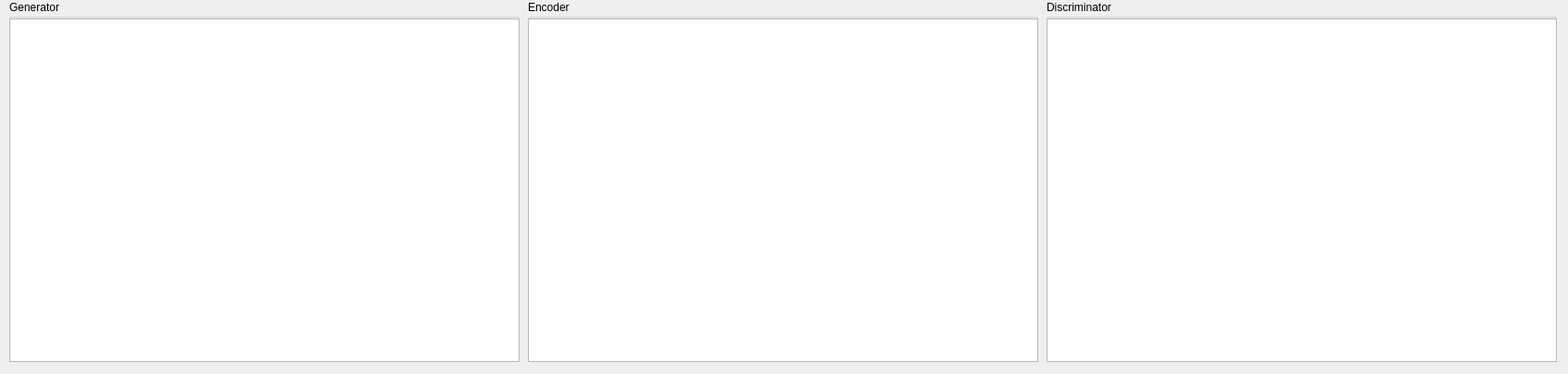
<?xml version="1.0" encoding="UTF-8"?>
<ui version="4.0">
 <class>Form</class>
 <widget class="QWidget" name="Form">
  <property name="geometry">
   <rect>
    <x>0</x>
    <y>0</y>
    <width>1693</width>
    <height>404</height>
   </rect>
  </property>
  <property name="windowTitle">
   <string>Network architecture</string>
  </property>
  <widget class="QGroupBox" name="groupBox">
   <property name="geometry">
    <rect>
     <x>570</x>
     <y>0</y>
     <width>551</width>
     <height>391</height>
    </rect>
   </property>
   <property name="title">
    <string>Encoder</string>
   </property>
   <widget class="QTableView" name="tvEStruct">
    <property name="geometry">
     <rect>
      <x>0</x>
      <y>20</y>
      <width>551</width>
      <height>371</height>
     </rect>
    </property>
   </widget>
  </widget>
  <widget class="QGroupBox" name="groupBox_2">
   <property name="geometry">
    <rect>
     <x>1130</x>
     <y>0</y>
     <width>551</width>
     <height>391</height>
    </rect>
   </property>
   <property name="title">
    <string>Discriminator</string>
   </property>
   <widget class="QTableView" name="tvDStruct">
    <property name="geometry">
     <rect>
      <x>0</x>
      <y>20</y>
      <width>551</width>
      <height>371</height>
     </rect>
    </property>
   </widget>
  </widget>
  <widget class="QGroupBox" name="groupBox_3">
   <property name="geometry">
    <rect>
     <x>10</x>
     <y>0</y>
     <width>551</width>
     <height>391</height>
    </rect>
   </property>
   <property name="title">
    <string>Generator</string>
   </property>
   <widget class="QTableView" name="tvGStruct">
    <property name="geometry">
     <rect>
      <x>0</x>
      <y>20</y>
      <width>551</width>
      <height>371</height>
     </rect>
    </property>
   </widget>
  </widget>
 </widget>
 <resources/>
 <connections/>
</ui>
